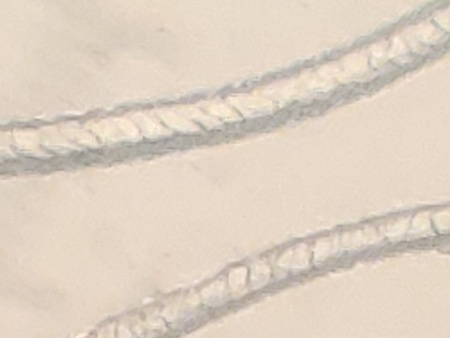
#> input picture 0 i=4, j= 6.jpg, 450 x 338 px, found by its file name
$ python Roughness_Extractor.py
#> lines starting #> are read from the running program, lines starting #| are printed output that depends on the picture; after the words box and inside, x2 and y2 are one past the last pixel; in counts of white or black regions, pixels touching at a corner belong together
### Fiber_Classifier/Extractors/Masking_Functions.py
import cv2
import numpy as np

from Utils import imshow


# [20 lines left out: functions createMaskFromGreenImage, greenifyImage, not called in this run]


# creates the mask based on the roughness_image. Called from getMask in Roughness_Extractor
def createMasks(roughness_image):
    _, thresh = cv2.threshold(roughness_image, 20, 255, cv2.THRESH_BINARY)

    thresh_blurred = cv2.medianBlur(thresh, 9)
    _, final_mask_colored = cv2.threshold(thresh_blurred, 100, 255, cv2.THRESH_BINARY)
    final_mask = cv2.cvtColor(final_mask_colored, cv2.COLOR_BGR2GRAY)
    final_mask = cv2.resize(final_mask, dsize=(450, 338), interpolation=cv2.INTER_CUBIC)
    _, final_mask = cv2.threshold(final_mask, 200, 255, cv2.THRESH_BINARY)

    contours, hierarchy = cv2.findContours(final_mask, cv2.RETR_TREE, cv2.CHAIN_APPROX_SIMPLE)

    return final_mask, contours


# [10 lines that do not run on import are left out]

### Fiber_Classifier/Extractors/Roughness_Extractor.py
import numpy as np
import cv2

from Extractors.Masking_Functions import createMasks


# if a mask is specified, then only analyze over that area
def getRoughnessImage(image, mode, mask='no mask', kernel_distance=1):
    roughness_image = np.zeros(image.shape, np.uint8)

    if len(image.shape) == 3:
        image = cv2.cvtColor(image, cv2.COLOR_BGR2GRAY)
    row, col = image.shape

    for i in range(row):
        for j in range(col):
            if (type(mask) != str and mask[i, j] != 0) or type(mask) == str:
                roughness_list = []
                for a in range(i - kernel_distance, i + kernel_distance + 1):
                    for b in range(j - kernel_distance, j + kernel_distance + 1):
                        if 0 <= a < row and 0 <= b < col:
                            if mode == 'overflow':
                                roughness_list.append(image[i, j] - image[a, b])
                            else:
                                if image[i, j] > image[a, b]:
                                    roughness_list.append(image[i, j] - image[a, b])
                                else:
                                    roughness_list.append(image[a, b] - image[i, j])

                if mode == 'squaring':
                    roughness_list = [i ** 2 for i in roughness_list]

                roughness_image[i][j] = sum(roughness_list) / (len(roughness_list) - 1)

    return roughness_image


# Input must be a grayscale image
# A lower roughness value means a smoother image
def getRoughnessValue(image, mask, mode, kernel_distance=1):
    roughness_image = getRoughnessImage(image, mode, mask=mask, kernel_distance=kernel_distance)
    if type(mask) == str:
        print('Mask is missing!')

    rough_values = []
    for i in range(image.shape[0]):
        for j in range(image.shape[1]):
            if mask[i][j] != 0:
                rough_values.append(roughness_image[i, j])

    if len(rough_values) == 0:
        roughness = 0
    else:
        roughness = sum(rough_values) / len(rough_values)
    return roughness, roughness_image


def getRoughnessValues(image, kernel_distance, modes, mask):
    roughness_values, roughness_images = [], []
    for mode in modes:
        roughness_value, roughness_image = getRoughnessValue(image, mask, mode, kernel_distance)
        roughness_values.append(roughness_value)
        roughness_images.append(roughness_image)
    return roughness_values, roughness_images


def getRoughnessValues2(images, kernel_distance, modes, mask):
    roughness2_values = []
    for image in images:
        for mode in modes:
            roughness_value, _ = getRoughnessValue(image, mask, mode, kernel_distance)
            roughness2_values.append(roughness_value)

    return roughness2_values


# Get the downscaled roughness image, then send it to createMask to get the mask
def getMasks(image):
    image = cv2.resize(image, dsize=(90, 67), interpolation=cv2.INTER_CUBIC)
    roughness_image = getRoughnessImage(image=image, mode='squaring')

    return createMasks(roughness_image)


if __name__ == '__main__':
    image = cv2.imread('0 i=4, j= 6.jpg')
#> image is the input picture: shape (338, 450, 3); mean B, G, R 194.2, 209.5, 223.5
    final_mask, contours = getMasks(image)
#> in getRoughnessImage, `image = cv2.cvtColor(image, cv2.COLOR_BGR2GRAY)`:
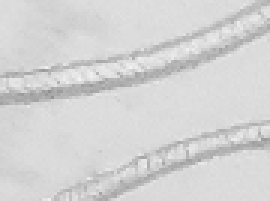
#> image: shape (67, 90) (shown 3 times larger); min 144, max 243, mean 211.9
#> after the loop in getRoughnessImage, `for i in range(row):`:
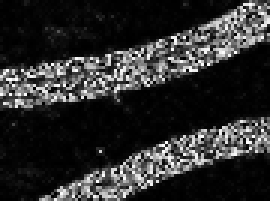
#> roughness_image: shape (67, 90, 3) (shown 3 times larger); min 0, max 255, mean 44.5
#> in createMasks, `_, thresh = cv2.threshold(roughness_image, 20, 255, cv2.THRESH_BINARY)`:
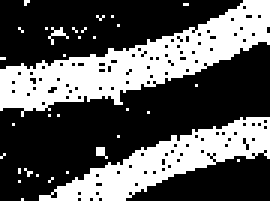
#> thresh: shape (67, 90, 3) (shown 3 times larger); 35.2% white; 33 white regions (31 under 20 px), largest, box (x1, y1, x2, y2) and area: (0, 0, 90, 39) 1258, (13, 39, 90, 67) 795
#> in createMasks, `thresh_blurred = cv2.medianBlur(thresh, 9)`:
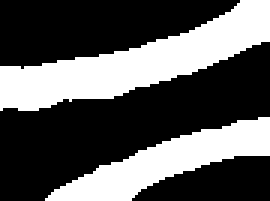
#> thresh_blurred: shape (67, 90, 3) (shown 3 times larger); 35.3% white; 2 white regions, box (x1, y1, x2, y2) and area: (0, 0, 90, 37) 1308, (15, 39, 90, 67) 820
#> in createMasks, `_, final_mask = cv2.threshold(final_mask, 200, 255, cv2.THRESH_BINARY)`:
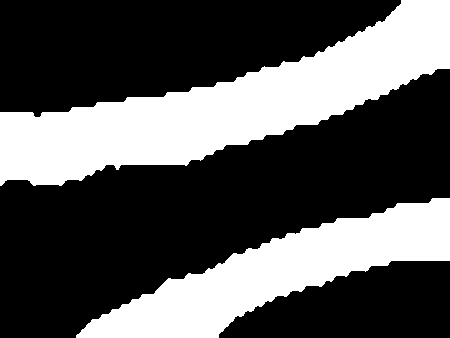
#> final_mask: shape (338, 450); 33.9% white; 2 white regions
#> in createMasks, `contours, hierarchy = cv2.findContours(final_mask, cv2.RETR_TREE, cv2...`: contours = 2 contours; box (x1, y1, x2, y2) and area: (0, 0, 450, 186) 31231, (76, 198, 450, 338) 19384
    for i in range(len(contours)):
        contour = contours[i]
        if cv2.contourArea(contour) > 10000:
            print(str(cv2.contourArea(contour)))
            mask = np.zeros(image.shape)
            mask = cv2.fillPoly(mask, pts=[contour], color=(255, 255, 255))
            cv2.imwrite('mask' + str(i) + '.png', mask)
#> this loop made 2 passes
#| 19383.5
#| 31231.0
#> pass 1, `mask = cv2.fillPoly(mask, pts=[contour], color=(255, 255, 255))`:
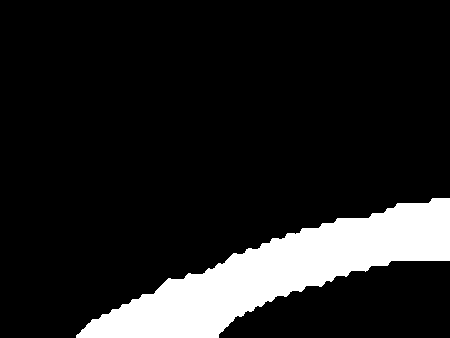
#> mask: shape (338, 450, 3) float64; 13% white; 1 white region, box (x1, y1, x2, y2) and area: (76, 198, 450, 338) 19814
#> pass 2, `mask = cv2.fillPoly(mask, pts=[contour], color=(255, 255, 255))`:
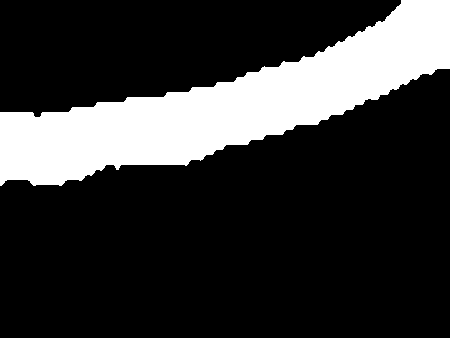
#> mask: shape (338, 450, 3) float64; 20.9% white; 1 white region, box (x1, y1, x2, y2) and area: (0, 0, 450, 186) 31784
